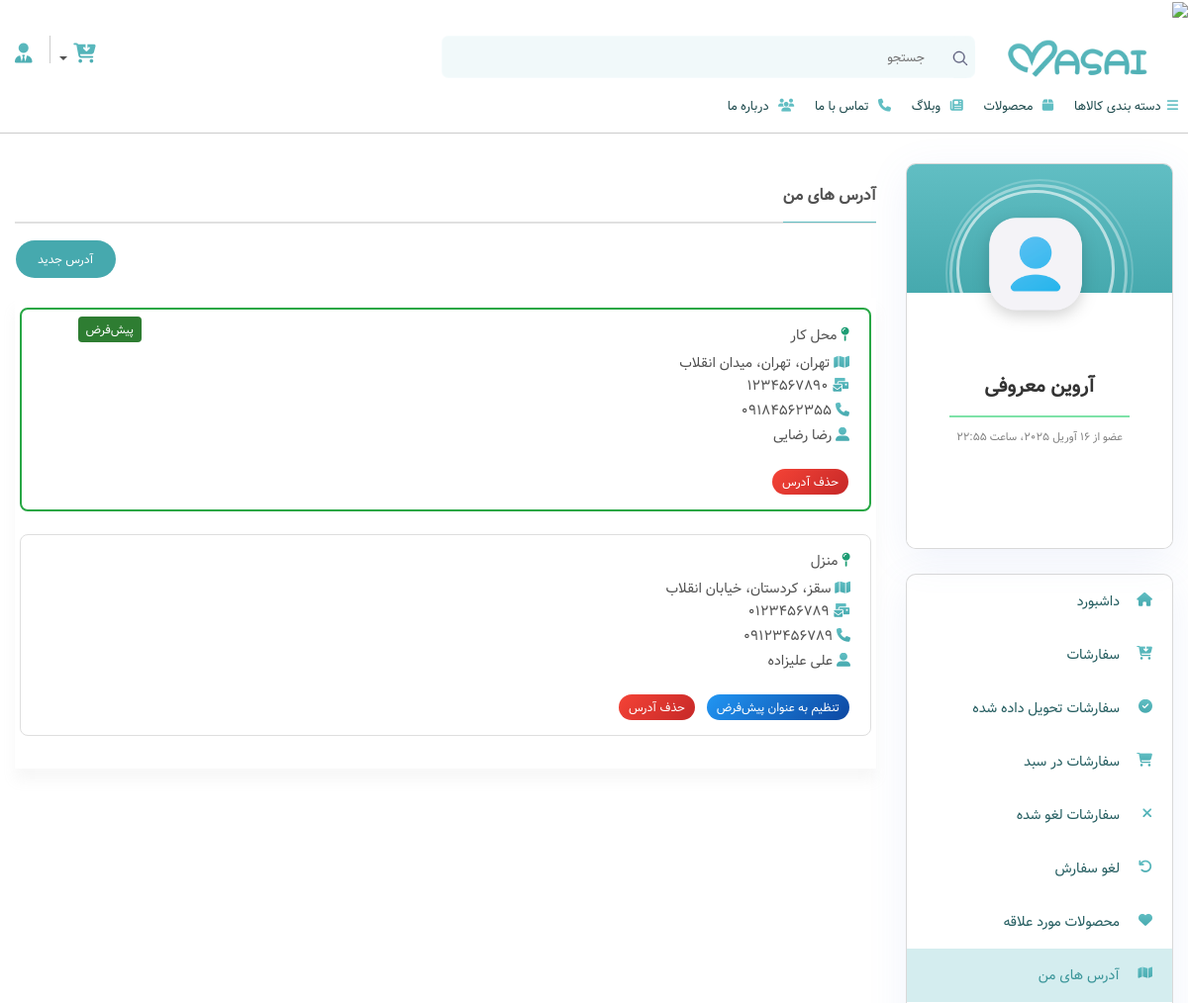
/dashboard/addresses/ (signed in, upper part), run on an earlier commit of the app's database.
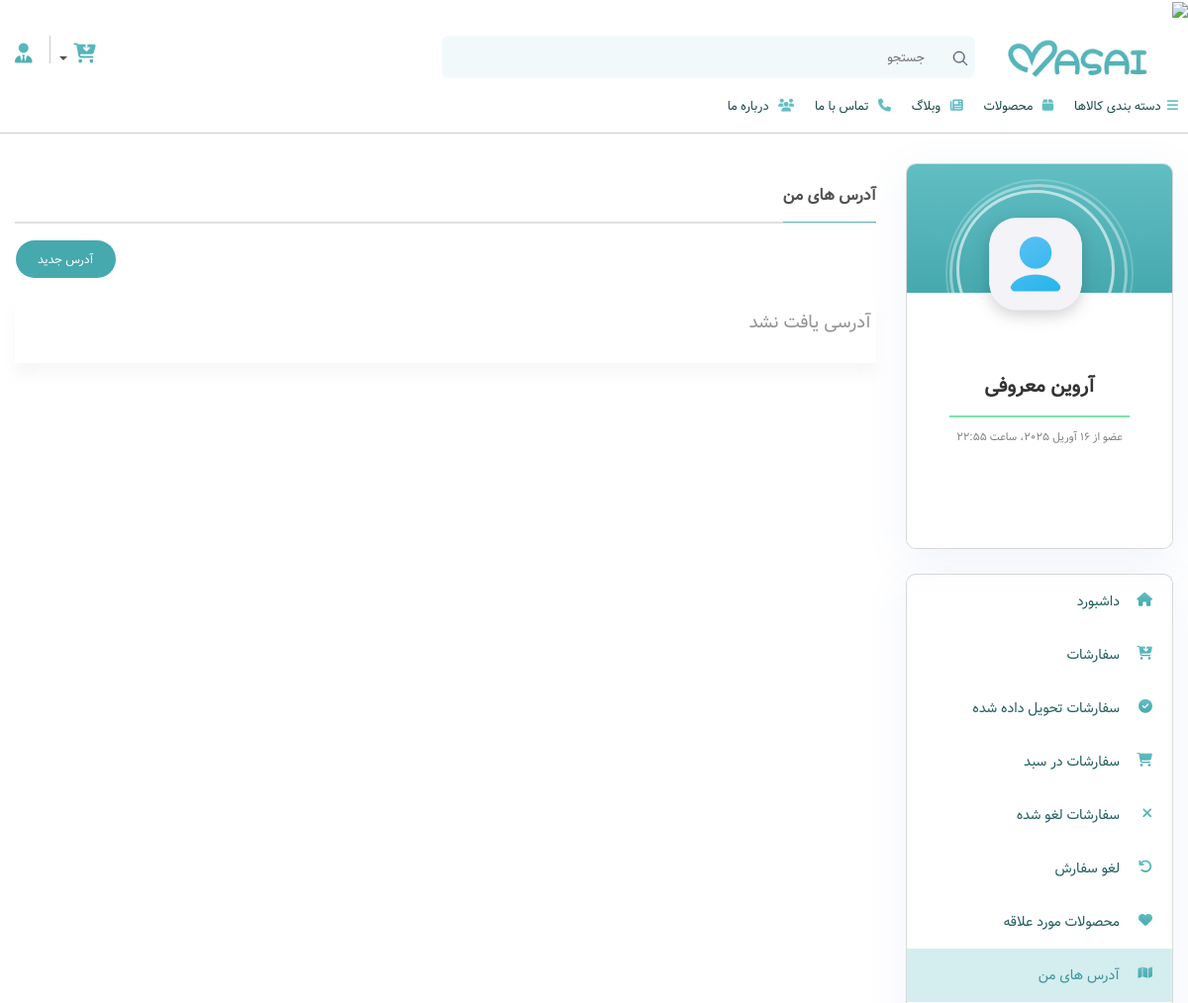
And on a later commit of the database.
### dashboard/models.py (models this page shows, shortened)
class Address(models.Model):
    user = models.ForeignKey(User, on_delete=models.CASCADE, related_name='addresses', verbose_name='کاربر')
    title = models.CharField(max_length=100, verbose_name='عنوان آدرس')
    full_address = models.TextField(max_length=300, verbose_name='آدرس کامل')
    city = models.CharField(max_length=50, verbose_name='شهر')
    province = models.CharField(max_length=50, verbose_name='استان')
    postal_code = models.CharField(max_length=10, validators=[RegexValidator(regex='^\d{10}$', message='کد پستی باید 10 رقم باشد')], verbose_name='کد پستی')
    receiver_name = models.CharField(max_length=100, verbose_name='نام تحویل گیرنده')
    phone_number = models.CharField(max_length=11, validators=[RegexValidator(regex='^09\d{9}$', message='شماره موبایل باید با 09 شروع شده و 11 رقم باشد')], verbose_name='شماره موبایل')
    is_default = models.BooleanField(default=False, verbose_name='آدرس پیش‌فرض')
    created_at = models.DateTimeField(auto_now_add=True, verbose_name='تاریخ ایجاد')
    updated_at = models.DateTimeField(auto_now=True, verbose_name='تاریخ به‌روزرسانی')
    class Meta:
        verbose_name = 'آدرس'
        verbose_name_plural = 'آدرس‌ ها'

### dashboard/views.py (the view)
# urls.py: path('addresses/', views.user_addresses, name='user_addresses'),
@login_required
def user_addresses(request):
    user = request.user
    profile = Profile.objects.get(user=user)
    addresses = Address.objects.filter(user=user).order_by('-created_at')
    if request.method == 'POST':
        if 'delete_address' in request.POST:
            address_id = request.POST.get('delete_address')
            address = get_object_or_404(Address, pk=address_id, user=user)
            address.delete()
            return redirect('dashboard:user_addresses')
        if 'set_default' in request.POST:
            address_id = request.POST.get('set_default')
            address = get_object_or_404(Address, pk=address_id, user=user)
            address.is_default = True
            address.save()
            return redirect('dashboard:user_addresses')
        form = AddressForm(request.POST)
        if form.is_valid():
            address = form.save(commit=False)
            address.user = user
            address.save()
            return redirect('dashboard:user_addresses')
    else:
        form = AddressForm()
    page_number = request.GET.get('page')
    paginator = Paginator(addresses, 6)
    object_list = paginator.get_page(page_number)
    pages_to_show = get_pages_to_show(object_list.number, paginator.num_pages)
    context = {
        'profile': profile,
        'addresses': object_list,
        'form': form,
        'pages_to_show': pages_to_show,
    }
    return render(request, 'dashboard/user_addresses.html', context)

### dashboard/forms.py (shortened to what this page needs)
class AddressForm(forms.ModelForm):
    class Meta:
        model = Address
        fields = ['title', 'full_address', 'city', 'province', 'postal_code', 'receiver_name', 'phone_number',
                  'is_default']
        widgets = {
            'is_default': forms.CheckboxInput(attrs={'class': 'form-check-input'}),
        }

### cart/models.py (called while the page is built)
    @property
    def total_price(self):
        return sum(item.total_price for item in self.items.all())

### dashboard/views.py (called while the page is built)
def get_pages_to_show(current_page, total_pages):
    if total_pages <= 3:
        return list(range(1, total_pages + 1))
    if current_page <= 2:
        return [1, 2, 3, '...', total_pages]
    if current_page >= total_pages - 1:
        return [1, '...', total_pages - 2, total_pages - 1, total_pages]
    return [1, '...', current_page - 1, current_page, current_page + 1, '...', total_pages]

### dashboard/templates/dashboard/user_addresses.html (shortened to what the changed rows need)
{% extends "base.html" %}
{% load static %}
{% load jalali_tags %}
{% block content %}
    <main class="order-delivered  default space-top-30">
        <div class="container">
            <div class="row">
                <div class="col-xl-9 col-lg-8 col-md-12 order-2">
                    <div class="row">
                        <div class="col-lg-12">
                            <div class="content-section default">
                                <div class="row">
                                    {% if addresses %}
                                        {% for address in addresses %}
                                            <div class="col-md-12 col-sm-12 order_delivered_sec address-card {% if address.is_default %}default{% endif %}">
                                                <div class="row">
                                                    <div class="col-10 col-lg-10 col-md-10">
                                                        <h4 class="profile-recent-fav-name">
                                                            <i class="fa fa-map-pin" aria-hidden="true"></i> {{ address.title }}
                                                        </h4>
                                                        <ul class="order-addres">
                                                            <i class="fa fa-map  colormain"
                                                               aria-hidden="true"></i> {{ address.city }}، {{ address.province }}، {{ address.full_address }}
                                                            <li>
                                                                <i class="fa fa-mail-bulk colormain"
                                                                   aria-hidden="true"></i> {{ address.postal_code }}
                                                            </li>
                                                            <li>
                                                                <i class="fa fa-phone colormain"
                                                                   aria-hidden="true"></i> {{ address.phone_number }}
                                                            </li>
                                                            <li>
                                                                <i class="fa fa-user-large colormain" aria-hidden="true"></i> {{ address.receiver_name }}
                                                            </li>
                                                        </ul>
                                                        <div class="address-actions">
                                                            {% if not address.is_default %}
                                                                <form method="post" action="{% url 'dashboard:user_addresses' %}">
                                                                    <button type="submit" class="btn btn-sm badge-default">تنظیم به عنوان پیش‌فرض
                                                                    </button>
                                                                </form>
                                                            {% endif %}
                                                            <form method="post" action="{% url 'dashboard:user_addresses' %}">
                                                                <button type="submit" class="btn btn-sm badge-delete" onclick="return confirm('آیا از حذف این آدرس مطمئن هستید؟')">
                                                                    حذف آدرس
                                                                </button>
                                                            </form>
                                                        </div>
                                                    </div>
                                                    <div class="col-4 col-lg-2 col-md-2">
                                                        {% if address.is_default %}
                                                            <span class="default-address-badge">پیش‌فرض</span>
                                                        {% endif %}
                                                    </div>
                                                </div>
                                            </div>
                                        {% endfor %}
                                    {% else %}
                                        <div class="">
                                            <p>آدرسی یافت نشد</p>
                                        </div>
                                    {% endif %}
                                </div>
                            </div>
                        </div>
                    </div>
                </div>
            </div>
        </div>
    </main>
{% endblock %}

What changed in the data, as far as the page shows it:
removed Address: title "محل کار", city "تهران", province "تهران", full_address "میدان انقلاب", postal_code "1234567890", phone_number "09184562355", receiver_name "رضا رضایی", is_default "پیش‌فرض"
removed Address: title "منزل", city "سقز", province "کردستان", full_address "خیابان انقلاب", postal_code "0123456789", phone_number "09123456789", receiver_name "علی علیزاده", is_default False (drawn)
Also different on the page:
text now shown: "آدرسی یافت نشد"
